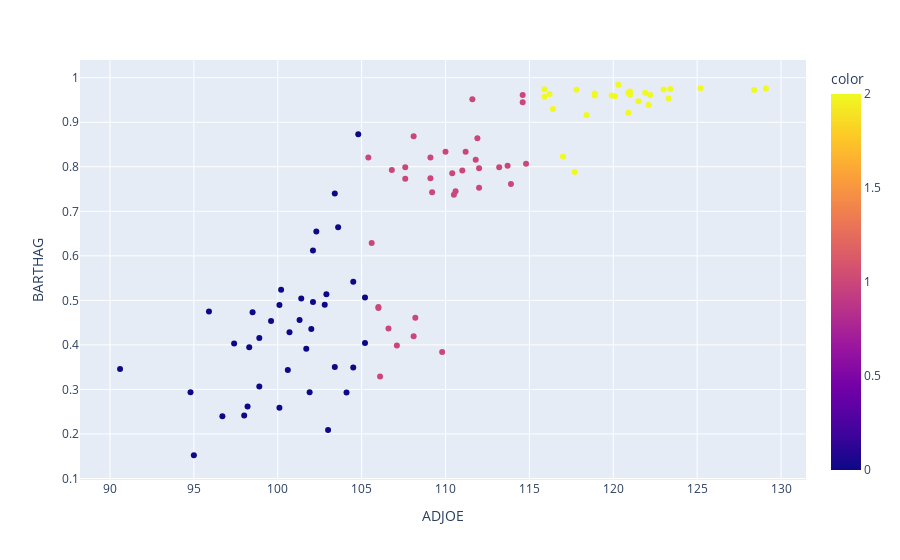

Notebook code cell kept with this figure:
### Code cell
from sklearn.cluster import KMeans

# generate some sample data
np.random.seed(123)
X = df2.loc[:, ['ADJOE', 'BARTHAG']]

# fit KMeans clustering model
kmeans = KMeans(n_clusters=3)
kmeans.fit(X)
labels = kmeans.predict(X)

# create a scatter plot of the data colored by the cluster labels
fig = px.scatter(df2, x='ADJOE', y='BARTHAG', color=labels, hover_data=['TEAM'])
fig.show()

### Figure 1 — Plotly figure (JSON) as saved in the notebook; plotly's stock layout.template omitted (floating-point values rounded to 4 significant figures)
{"data": [{"customdata": [["North Carolina"], ["Wisconsin"], ["Gonzaga"], ["Duke"], ["Virginia"], ["North Carolina"], ["Villanova"], ["Louisville"], ["Virginia"], ["Duke"], ["Kansas"], ["Kansas"], ["Oregon"], ["Gonzaga"], ["Arizona"], ["Kansas"], ["Kentucky"], ["Florida"], ["UMBC"], ["Villanova"], ["Villanova"], ["Xavier"], ["Liberty"], ["Middle Tennessee"], ["Yale"], ["Murray St."], ["Arkansas Little Rock"], ["Wichita St."], ["Harvard"], ["North Dakota St."], ["Stephen F. Austin"], ["Gonzaga"], ["California"], ["Mississippi"], ["Davidson"], ["Virginia"], ["Florida Gulf Coast"], ["Coastal Carolina"], ["Radford"], ["Gardner Webb"], ["UC Davis"], ["UNC Wilmington"], ["Princeton"], ["Penn"], ["Iona"], ["Buffalo"], ["Hampton"], ["Hampton"], ["Wyoming"], ["Nevada"], ["Robert Morris"], ["Mount St. Mary's"], ["Fairleigh Dickinson"], ["Austin Peay"], ["Murray St."], ["Lafayette"], ["Holy Cross"], ["Wofford"], ["Chattanooga"], ["Stephen F. Austin"], ["South Dakota St."], ["South Dakota St."], ["South Dakota St."], ["North Dakota St."], ["Texas Southern"], ["Texas Southern"], ["New Mexico St."], ["New Mexico St."], ["North Carolina St."], ["Albany"], ["Cal Poly"], ["Coastal Carolina"], ["Weber St."], ["Akron"], ["Western Kentucky"], ["North Carolina A&T"], ["Southern"], ["James Madison"], ["North Florida"], ["Manhattan"], ["North Carolina Central"], ["North Carolina Central"], ["North Carolina Central"], ["Fairleigh Dickinson"], ["LIU Brooklyn"], ["New Orleans"], ["Southern"], ["Prairie View A&M"], ["Xavier"], ["Mount St. Mary's"], ["Texas Southern"], ["LIU Brooklyn"], ["Liberty"], ["North Carolina"], ["Oregon"], ["Virginia"], ["Indiana"], ["Kansas"], ["Oregon"]], "hovertemplate": "ADJOE=%{x}<br>BARTHAG=%{y}<br>TEAM=%{customdata[0]}<br>color=%{marker.color}<extra></extra>", "legendgroup": "", "marker": {"color": [2, 2, 2, 2, 2, 2, 2, 2, 2, 2, 2, 2, 2, 2, 2, 2, 2, 2, 0, 2, 2, 2, 1, 1, 1, 1, 1, 2, 1, 1, 1, 2, 1, 1, 2, 1, 0, 0, 0, 1, 0, 2, 1, 0, 0, 1, 0, 0, 0, 1, 0, 0, 0, 0, 1, 1, 0, 0, 1, 1, 1, 1, 1, 1, 0, 0, 1, 1, 1, 0, 0, 0, 1, 0, 0, 0, 0, 0, 0, 0, 0, 0, 0, 0, 0, 0, 0, 0, 1, 1, 1, 1, 0, 2, 1, 1, 2, 1, 0], "coloraxis": "coloraxis", "symbol": "circle"}, "mode": "markers", "name": "", "orientation": "v", "showlegend": false, "type": "scatter", "x": [123.3, 129.1, 117.8, 125.2, 123, 121, 128.4, 115.9, 119.9, 118.9, 120.9, 121.5, 118.4, 123.4, 116.2, 122.1, 120.3, 115.9, 102.1, 121.9, 122.2, 120.9, 109.2, 111.2, 109.1, 110.4, 107.6, 116.4, 111.9, 113.9, 112, 118.9, 105.4, 110, 117, 114.6, 102.9, 104.5, 101.3, 106, 97.4, 117.7, 107.6, 103.6, 105.2, 109.1, 94.8, 98.2, 102.1, 113.7, 100.7, 98.9, 104.5, 103.4, 110.6, 109.8, 96.7, 102.3, 105.6, 111, 110.5, 108.2, 113.2, 106.6, 100.6, 104.1, 106.8, 111.8, 114.8, 102.8, 102, 98.3, 106, 103.4, 100.1, 90.6, 95.9, 98.5, 105.2, 100.2, 101.4, 95, 98, 103, 101.9, 99.6, 98.9, 101.7, 112, 107.1, 106.1, 108.1, 100.1, 120.1, 108.1, 114.6, 121, 111.6, 104.8], "xaxis": "x", "y": [0.9531, 0.9758, 0.9728, 0.9764, 0.9736, 0.9615, 0.9725, 0.9743, 0.96, 0.9646, 0.9662, 0.9472, 0.9163, 0.9744, 0.9636, 0.9385, 0.9842, 0.9575, 0.4963, 0.9663, 0.9611, 0.9211, 0.7428, 0.8339, 0.8209, 0.7852, 0.7732, 0.9295, 0.8641, 0.7613, 0.7527, 0.9599, 0.8211, 0.834, 0.823, 0.9612, 0.5136, 0.5417, 0.4559, 0.4852, 0.4033, 0.7881, 0.7989, 0.6644, 0.4044, 0.7742, 0.2939, 0.2615, 0.6121, 0.8021, 0.4286, 0.4155, 0.3494, 0.3501, 0.7449, 0.3839, 0.2398, 0.6547, 0.6286, 0.7919, 0.737, 0.4612, 0.7989, 0.4369, 0.3437, 0.293, 0.7927, 0.8155, 0.8066, 0.49, 0.4356, 0.3946, 0.4831, 0.7402, 0.4895, 0.3459, 0.475, 0.4736, 0.5063, 0.5238, 0.5043, 0.1522, 0.2414, 0.209, 0.2937, 0.4538, 0.3065, 0.3911, 0.7965, 0.3986, 0.3293, 0.4195, 0.2591, 0.9582, 0.8687, 0.9449, 0.9692, 0.9514, 0.8728], "yaxis": "y"}], "layout": {"coloraxis": {"colorbar": {"title": {"text": "color"}}, "colorscale": [[0, "#0d0887"], [0.1111, "#46039f"], [0.2222, "#7201a8"], [0.3333, "#9c179e"], [0.4444, "#bd3786"], [0.5556, "#d8576b"], [0.6667, "#ed7953"], [0.7778, "#fb9f3a"], [0.8889, "#fdca26"], [1, "#f0f921"]]}, "legend": {"tracegroupgap": 0}, "margin": {"t": 60}, "xaxis": {"anchor": "y", "domain": [0, 1], "title": {"text": "ADJOE"}}, "yaxis": {"anchor": "x", "domain": [0, 1], "title": {"text": "BARTHAG"}}}}
